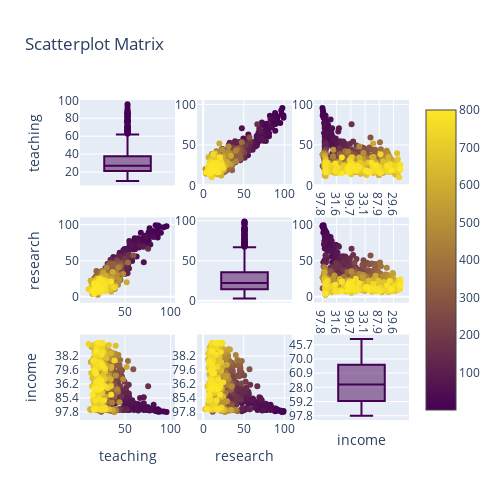

Source (notebook cell):
### Code cell
fig = ff.create_scatterplotmatrix(
                                  data2016, 
                                  diag='box',  
                                  index='index', 
                                  colormap='Viridis', 
                                  colormap_type='cat',  #cat is categorical
                                  height=500, width=500) 
iplot(fig)

### Figure 1 — Plotly figure (JSON) as saved in the notebook; plotly's stock layout.template omitted (floating-point values rounded to 4 significant figures; data arrays with more than 128 entries replaced by an {"elided": "..."} marker saying what was removed)
{"data": [{"marker": {"color": "rgb(68, 1, 84)"}, "showlegend": false, "type": "box", "xaxis": "x", "y": {"elided": "800 float values"}, "yaxis": "y"}, {"marker": {"color": {"elided": "800 int values"}, "colorscale": [[0, "rgb(68, 1, 84)"], [1, "rgb(253, 231, 37)"]], "showscale": true, "size": 6}, "mode": "markers", "showlegend": false, "type": "scatter", "x": {"elided": "800 float values"}, "xaxis": "x2", "y": {"elided": "800 float values"}, "yaxis": "y2"}, {"marker": {"color": {"elided": "800 int values"}, "colorscale": [[0, "rgb(68, 1, 84)"], [1, "rgb(253, 231, 37)"]], "showscale": false, "size": 6}, "mode": "markers", "showlegend": false, "type": "scatter", "x": {"elided": "800 str values"}, "xaxis": "x3", "y": {"elided": "800 float values"}, "yaxis": "y3"}, {"marker": {"color": {"elided": "800 int values"}, "colorscale": [[0, "rgb(68, 1, 84)"], [1, "rgb(253, 231, 37)"]], "showscale": false, "size": 6}, "mode": "markers", "showlegend": false, "type": "scatter", "x": {"elided": "800 float values"}, "xaxis": "x4", "y": {"elided": "800 float values"}, "yaxis": "y4"}, {"marker": {"color": "rgb(68, 1, 84)"}, "showlegend": false, "type": "box", "xaxis": "x5", "y": {"elided": "800 float values"}, "yaxis": "y5"}, {"marker": {"color": {"elided": "800 int values"}, "colorscale": [[0, "rgb(68, 1, 84)"], [1, "rgb(253, 231, 37)"]], "showscale": false, "size": 6}, "mode": "markers", "showlegend": false, "type": "scatter", "x": {"elided": "800 str values"}, "xaxis": "x6", "y": {"elided": "800 float values"}, "yaxis": "y6"}, {"marker": {"color": {"elided": "800 int values"}, "colorscale": [[0, "rgb(68, 1, 84)"], [1, "rgb(253, 231, 37)"]], "showscale": false, "size": 6}, "mode": "markers", "showlegend": false, "type": "scatter", "x": {"elided": "800 float values"}, "xaxis": "x7", "y": {"elided": "800 str values"}, "yaxis": "y7"}, {"marker": {"color": {"elided": "800 int values"}, "colorscale": [[0, "rgb(68, 1, 84)"], [1, "rgb(253, 231, 37)"]], "showscale": false, "size": 6}, "mode": "markers", "showlegend": false, "type": "scatter", "x": {"elided": "800 float values"}, "xaxis": "x8", "y": {"elided": "800 str values"}, "yaxis": "y8"}, {"marker": {"color": "rgb(68, 1, 84)"}, "showlegend": false, "type": "box", "xaxis": "x9", "y": {"elided": "800 str values"}, "yaxis": "y9"}], "layout": {"height": 500, "showlegend": true, "title": {"text": "Scatterplot Matrix"}, "width": 500, "xaxis": {"anchor": "y", "domain": [0, 0.2889], "showticklabels": false}, "xaxis2": {"anchor": "y2", "domain": [0.3556, 0.6444]}, "xaxis3": {"anchor": "y3", "domain": [0.7111, 1]}, "xaxis4": {"anchor": "y4", "domain": [0, 0.2889]}, "xaxis5": {"anchor": "y5", "domain": [0.3556, 0.6444], "showticklabels": false}, "xaxis6": {"anchor": "y6", "domain": [0.7111, 1]}, "xaxis7": {"anchor": "y7", "domain": [0, 0.2889], "title": {"text": "teaching"}}, "xaxis8": {"anchor": "y8", "domain": [0.3556, 0.6444], "title": {"text": "research"}}, "xaxis9": {"anchor": "y9", "domain": [0.7111, 1], "showticklabels": false, "title": {"text": "income"}}, "yaxis": {"anchor": "x", "domain": [0.7333, 1], "title": {"text": "teaching"}}, "yaxis2": {"anchor": "x2", "domain": [0.7333, 1]}, "yaxis3": {"anchor": "x3", "domain": [0.7333, 1]}, "yaxis4": {"anchor": "x4", "domain": [0.3667, 0.6333], "title": {"text": "research"}}, "yaxis5": {"anchor": "x5", "domain": [0.3667, 0.6333]}, "yaxis6": {"anchor": "x6", "domain": [0.3667, 0.6333]}, "yaxis7": {"anchor": "x7", "domain": [0, 0.2667], "title": {"text": "income"}}, "yaxis8": {"anchor": "x8", "domain": [0, 0.2667]}, "yaxis9": {"anchor": "x9", "domain": [0, 0.2667]}}}
